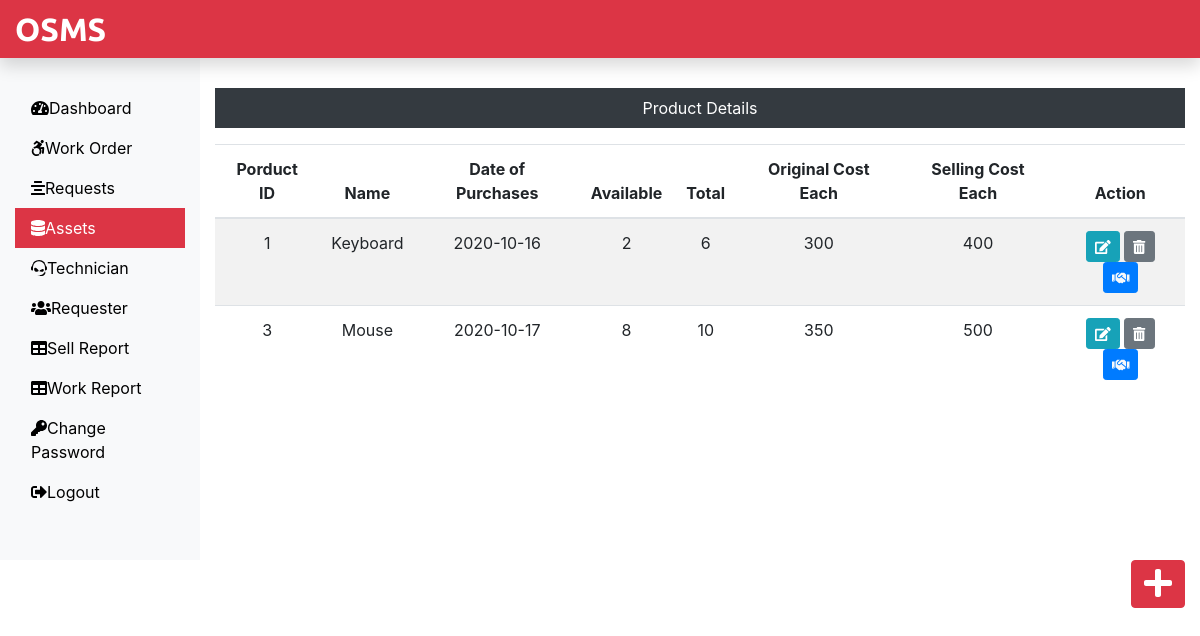
The app's page /Admin/asset.php (signed in) with its own data.
### tables this page shows
CREATE TABLE `assets_tb` (
  `pid` int(11) NOT NULL,
  `pname` varchar(60) NOT NULL,
  `pdop` date NOT NULL,
  `pava` int(11) NOT NULL,
  `ptotal` int(11) NOT NULL,
  `poriginalcost` int(11) NOT NULL,
  `psellingcost` int(11) NOT NULL
);

### Admin/asset.php (the view, shortened to what this page needs)
<?php
	include_once '../dbConnection.php';
	include_once 'includes/header.php';
 ?>
 <div class="col-sm-9 col-md-10 mt-5 text-center ">
 	<p class="text-white bg-dark p-2">Product Details</p>
 	<?php
 		$sql = "SELECT * FROM assets_tb";
 		$result = $conn -> query($sql);
 		if($result->num_rows > 0):
 	 ?>
 	<table class="table table-striped table-hover">
 		<thead>
 			<tr>
 				<th>Porduct ID</th>
 				<th>Name</th>
 				<th>Date of Purchases</th>
 				<th>Available</th>
 				<th>Total</th>
 				<th>Original Cost Each</th>
 				<th>Selling Cost Each</th>
 				<th>Action</th>
 			</tr>
 		</thead>
 		<tbody>
 			<?php
 				 while($row = $result -> fetch_assoc()):
 			 ?>
 			<tr>
 				<td><?php echo $row['pid']; ?></td>
 				<td><?php echo $row['pname']; ?></td>
 				<td><?php echo $row['pdop']; ?></td>
 				<td><?php echo $row['pava']; ?></td>
 				<td><?php echo $row['ptotal']; ?></td>
 				<td><?php echo $row['poriginalcost']; ?></td>
 				<td><?php echo $row['psellingcost']; ?></td>
 				<td>
 					<form action="editproduct.php" method="POST" class="d-inline">
 						<button class="btn btn-info btn-sm" type="submit" name="edit" value="Edit"><i class="fas fa-edit"></i></button>
 					</form>
 					<form action="" method="POST" class="d-inline">
 						<input type="hidden" name="pid" value="<?php echo $row['pid']; ?>"><button class="btn btn-secondary btn-sm" type="submit" name="delete" value="Delete"><i class="fas fa-trash-alt"></i></button>
 					</form>
 					<form action="sellproduct.php" method="POST" class="d-inline">
 						<button class="btn btn-primary text-light btn-sm" type="submit" name="issue" value="issue"><i class="fas fa-handshake"></i></button>
 					</form>
 				</td>
 			</tr>
 		<?php endwhile; ?>
 		</tbody>
 	</table>
 	<?php else: echo '0 Result'; ?>
 	<?php endif; ?>
 </div>
 		</div>
 		<div class="float-right">
 			<a class="btn btn-danger" href="addproduct.php"><i class="fas fa-plus fa-2x"></i></a>
 		</div>
 	</div>
</body>
</html>

### Admin/includes/header.php (shortened to what this page needs)
<!DOCTYPE html>
<html lang="en">
<head>
	<link rel="stylesheet" href="../assets/css/bootstrap.min.css">
	<link rel="stylesheet" href="../assets/css/all.min.css">
	<link rel="stylesheet" href="../assets/css/custom.css">
</head>
<body>
	<nav class="navbar navbar-dark fixed-top bg-danger flex-md-nowrap p-0 shadow">
		<a class="navbar-brand col-sm-3 col-md-2 mr-0" href="dashboard.php">OSMS</a>
	</nav>
 	<div class="container-fluid" style="margin-top:40px;">
 		<div class="row">
 			<nav class="col-sm-2 bg-light sidebar py-5">
 				<div class="sidebar-sticky">
 					<ul class="nav flex-column">
 						<li class="nav-item"><a class="nav-link <?php if(PAGE == 'dashboard') { echo 'active'; } ?>" href="dashboard.php"><i class="fas fa-tachometer-alt"></i>Dashboard</a></li>
 						<li class="nav-item"><a class="nav-link <?php if(PAGE == 'work') { echo 'active'; } ?>" href="work.php"><i class="fab fa-accessible-icon"></i>Work Order</a></li>
 						<li class="nav-item"><a class="nav-link <?php if(PAGE == 'request'){ echo 'active'; } ?>" href="request.php"><i class="fas fa-align-center"></i>Requests</a></li>
 						<li class="nav-item"><a class="nav-link <?php if(PAGE == 'asset'){ echo 'active'; } ?>" href="asset.php"><i class="fas fa-database"></i>Assets</a></li>
 						<li class="nav-item"><a class="nav-link <?php if(PAGE == 'technician'){ echo 'active'; } ?>" href="technician.php"><i class="fab fa-teamspeak"></i>Technician</a></li>
 						<li class="nav-item"><a class="nav-link <?php if(PAGE == 'requesters'){ echo 'active'; } ?>" href="requester.php"><i class="fas fa-users"></i>Requester</a></li>
 						<li class="nav-item"><a class="nav-link <?php if(PAGE == 'sellreport'){ echo 'active'; } ?>" href="soldproductreport.php"><i class="fas fa-table"></i>Sell Report</a></li>
 						<li class="nav-item"><a class="nav-link <?php if(PAGE == 'workreport'){ echo 'active'; } ?>" href="workreport.php"><i class="fas fa-table"></i>Work Report</a></li>
 						<li class="nav-item"><a class="nav-link <?php if(PAGE == 'ChangePassword'){ echo 'active'; } ?>" href="changepass.php"><i class="fas fa-key"></i>Change Password</a></li>
 						<li class="nav-item"><a class="nav-link" href="../logout.php"><i class="fas fa-sign-out-alt"></i>Logout</a></li>
 					</ul>
 				</div>
 			</nav>

### assets/css/custom.css (style rules this page uses)
.navbar-brand { font-family: 'Ubuntu', sans-serif; font-size: 2em; font-weight: bold; }
a { color: black; }
.active { color: white; background-color: #dc3545; }

### records on screen
assets_tb: pid "1", pname "Keyboard", pdop "2020-10-16", pava "2", ptotal "6", poriginalcost "300", psellingcost "400"
assets_tb: pid "3", pname "Mouse", pdop "2020-10-17", pava "8", ptotal "10", poriginalcost "350", psellingcost "500"
